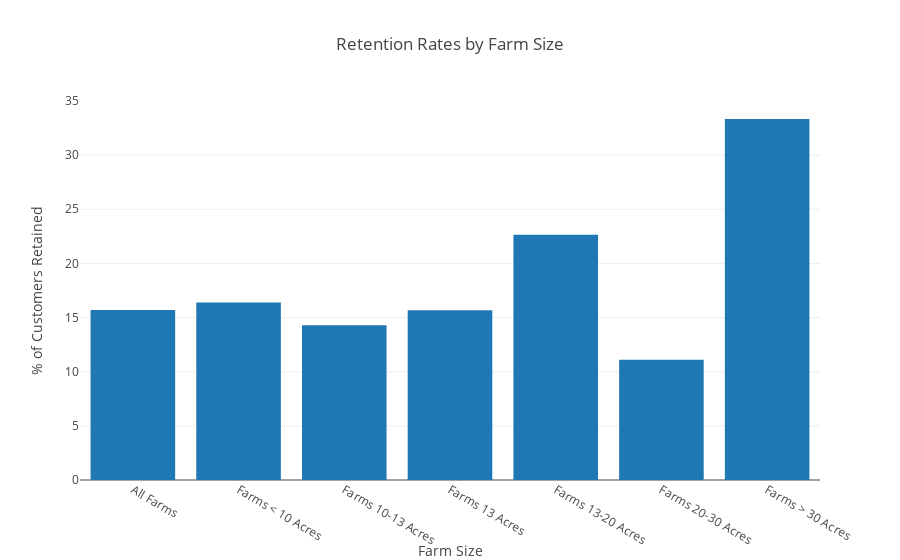

This figure's notebook cell:
### Code cell
retention_rates = ['All Farms', 'Farms < 10 Acres', 'Farms 10-13 Acres', 'Farms 13 Acres', 'Farms 13-20 Acres', 'Farms 20-30 Acres', 'Farms > 30 Acres']

trace1 = go.Bar(x=retention_rates, y=[total_retention_rate, farms_less_than_10_retention_rate, farms_10_to_13_retention_rate, farms_13_retention_rate, farms_13_to_20_retention_rate, farms_20_to_30_retention_rate, farms_greater_than_30_retention_rate], name="Retention Rates")
trace2 = go.Bar(x=retention_rates, y=[total_customers, farms_less_than_10_customers, farms_10_to_13_customers, farms_13_customers, farms_13_to_20_customers, farms_20_to_30_customers, farms_greater_than_30_customers], name="Num Customers")

data = [trace1]
layout = go.Layout(
    title='Retention Rates by Farm Size',
    xaxis=dict(
        title='Farm Size'
    ),
    yaxis=dict(
        title='% of Customers Retained'
    )
)
pyo.iplot(go.Figure(data=data, layout=layout))

### Figure 1 — Plotly figure (JSON) as saved in the notebook; plotly's stock layout.template omitted (floating-point values rounded to 4 significant figures)
{"data": [{"name": "Retention Rates", "type": "bar", "uid": "81852084-844b-4bd3-839c-b284965ce40a", "x": ["All Farms", "Farms < 10 Acres", "Farms 10-13 Acres", "Farms 13 Acres", "Farms 13-20 Acres", "Farms 20-30 Acres", "Farms > 30 Acres"], "y": [15.69, 16.39, 14.29, 15.67, 22.64, 11.11, 33.33]}], "layout": {"title": {"text": "Retention Rates by Farm Size"}, "xaxis": {"title": {"text": "Farm Size"}}, "yaxis": {"title": {"text": "% of Customers Retained"}}}}
